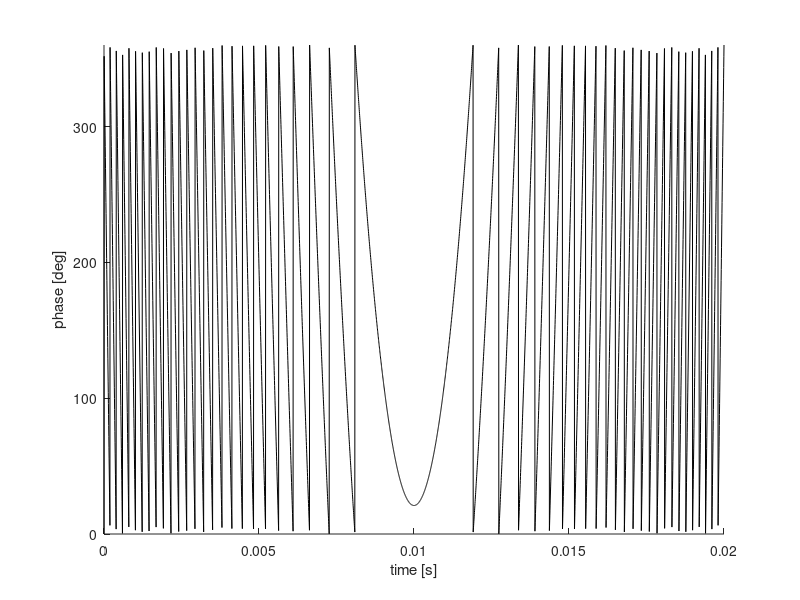
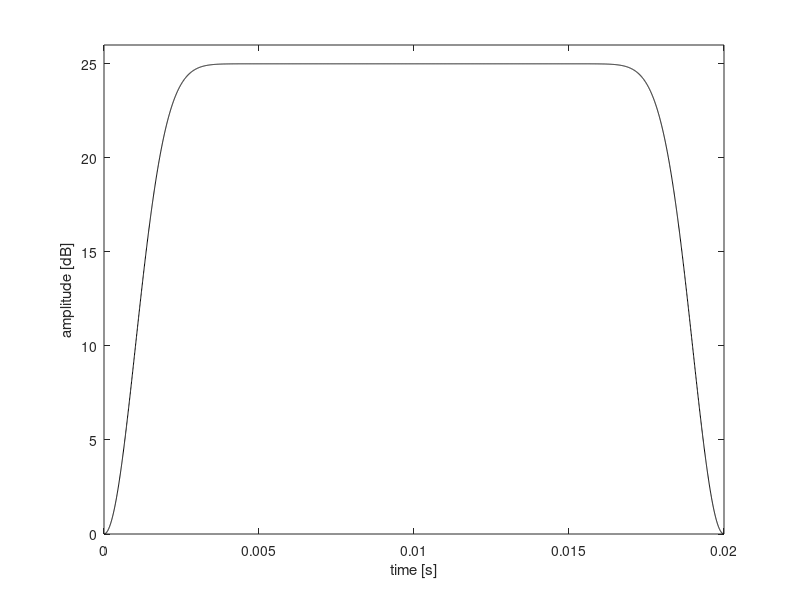

Here is the MATLAB script that generated these plots, in order:
% CHIRP phase table generator for Tecmag
% Adapted from Tecmag's CHIRP script

clear
clc
close all

%%%%%%% User-defined parameters %%%%%%%

% dt = 500e-9 ; %time per point in waveform (s) [Scout limit is 20ns]
N = 4500; %points to define the waveform
tau = 20e-3; %pulse length (s)
sliceheight = 0.037; %mm
G = 6.59; %T m-1, B0 field gradient
offset = 0; %mm, frequency offset (if applicable)
amplitude = 25; %dB, for Tecmag
% NOTE: positive offset moves to the left in the FT spectrum (negative
% position)

%%%%%%% END User-defined parameters %%%%%%%


% N = round(tau/dt); %number of points per pulse waveform
dt = (tau/N); %time per point in waveform (s) [Scout limit is 20 ns]
gamma = 42.576; %MHz T-1
SW = sliceheight*G*gamma*1000; %Hz
offsetHz = offset*1000*G*gamma; %Hz

phase = zeros(N,1);

ind = 1:N;
f = (ind-N/2)*(SW/N);
inc = 2*pi*f*dt;
o_inc = 2*pi*offsetHz*dt;

for i = 1:N-1
    phase(i+1) = phase(i)+inc(i)-o_inc;
end

phase = mod((phase*360/2/pi),360);
dlmwrite('CHIRP_Phase.dat',phase);



figure(1)
hold on
t = linspace(0,tau,N);
plot(t,phase,'-k')
xlabel('time [s]')
ylabel('phase [deg]')
ylim([0 360])

tamp = linspace(0,tau,N);
amp = amplitude*(1-(cos(pi*tamp/tau)).^40);
dlmwrite('CHIRP_Amp.dat',amp');

figure(2)
plot(tamp,amp,'-k')
xlabel('time [s]')
ylabel('amplitude [dB]')
ylim([0 amplitude+1])
